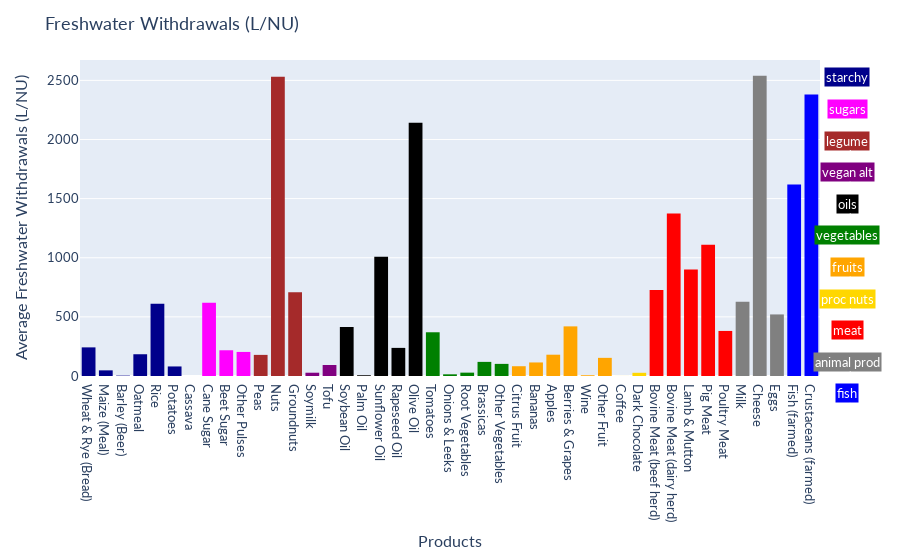

The cell this chart's notebook holds for it:
### Markdown cell above
Lorem ipsum dolor sit amet, consectetuer adipiscing elit. Aenean commodo ligula eget dolor. Aenean massa. Cum sociis natoque penatibus et magnis dis parturient montes, nascetur ridiculus mus. Donec quam felis, ultricies nec, pellentesque eu, pretium quis, sem. Nulla consequat massa quis enim. Donec pede justo, fringilla vel, aliquet nec, vulputate eget, arcu.

### Code cell
df_land = pd.read_excel('dataset1.xls', sheet_name=1, skiprows=2,nrows=43)
colormap = {
    'Wheat & Rye (Bread)':'darkblue',
    'Maize (Meal)':'darkblue',
    'Barley (Beer)':'darkblue',
    'Oatmeal':'darkblue',
    'Rice':'darkblue',
    'Potatoes':'darkblue',
    'Cassava':'darkblue',
    'Cane Sugar':'magenta',
    'Beet Sugar':'magenta',
    'Other Pulses':'magenta',
    'Peas':'brown',
    'Nuts':'brown',
    'Groundnuts':'brown',
    'Soymilk':'purple',
    'Tofu':'purple',
    'Soybean Oil':'black',
    'Palm Oil':'black',
    'Sunflower Oil':'black',
    'Rapeseed Oil':'black',
    'Olive Oil':'black',
    'Tomatoes':'green',
    'Onions & Leeks':'green',
    'Root Vegetables':'green',
    'Brassicas':'green',
    'Other Vegetables':'green',
    'Citrus Fruit':'orange',
    'Bananas':'orange',
    'Apples':'orange',
    'Berries & Grapes':'orange',
    'Wine':'orange',
    'Other Fruit':'orange',
    'Coffee':'gold',
    'Dark Chocolate':'gold',
    'Bovine Meat (beef herd)':'red',
    'Bovine Meat (dairy herd)':'red',
    'Lamb & Mutton':'red',
    'Pig Meat':'red',
    'Poultry Meat':'red',
    'Milk':'grey',
    'Cheese':'grey',
    'Eggs':'grey',
    'Fish (farmed)':'blue',
    'Crustaceans (farmed)':'blue'
}
fig = px.histogram(df_land, x='Product', y='Mean.5', color='Product', color_discrete_map=colormap)
fig.update_layout(
    font=dict(
        family='Lato, "Helvetica Neue", Helvetica, Arial, "Liberation Sans", sans-serif',
        size=13,
    ),
    yaxis=dict(title='Average Freshwater Withdrawals (L/NU)'),
    xaxis=dict(title='Products'),
    title='Freshwater Withdrawals (L/NU)',
    showlegend=False,
)
values = ['starchy', 'sugars', 'legume', 'vegan alt', 'oils', 'vegetables', 'fruits','proc nuts', 'meat', 'animal prod', 'fish']
colors = ['darkblue', 'magenta', 'brown', 'purple', 'black', 'green', 'orange','gold', 'red', 'grey', 'blue']


for i in range(len(values)):
    fig.add_annotation(
        x=1.05, y=0.85 - i*0.10,
        xref='paper', yref='paper',
        text=values[i],
        showarrow=True,
        arrowcolor='white',
        font=dict(color='white'),
        borderwidth=1,
        bgcolor= colors[i]
    )
fig.show()

### Figure 1 — Plotly figure (JSON) as saved in the notebook; plotly's stock layout.template omitted (floating-point values rounded to 4 significant figures)
{"data": [{"alignmentgroup": "True", "bingroup": "x", "histfunc": "sum", "hovertemplate": "Product=%{x}<br>sum of Mean.5=%{y}<extra></extra>", "legendgroup": "Wheat & Rye (Bread)", "marker": {"color": "darkblue", "pattern": {"shape": ""}}, "name": "Wheat & Rye (Bread)", "offsetgroup": "Wheat & Rye (Bread)", "orientation": "v", "showlegend": true, "type": "histogram", "x": ["Wheat & Rye (Bread)"], "xaxis": "x", "y": [242.0], "yaxis": "y"}, {"alignmentgroup": "True", "bingroup": "x", "histfunc": "sum", "hovertemplate": "Product=%{x}<br>sum of Mean.5=%{y}<extra></extra>", "legendgroup": "Maize (Meal)", "marker": {"color": "darkblue", "pattern": {"shape": ""}}, "name": "Maize (Meal)", "offsetgroup": "Maize (Meal)", "orientation": "v", "showlegend": true, "type": "histogram", "x": ["Maize (Meal)"], "xaxis": "x", "y": [47.69], "yaxis": "y"}, {"alignmentgroup": "True", "bingroup": "x", "histfunc": "sum", "hovertemplate": "Product=%{x}<br>sum of Mean.5=%{y}<extra></extra>", "legendgroup": "Barley (Beer)", "marker": {"color": "darkblue", "pattern": {"shape": ""}}, "name": "Barley (Beer)", "offsetgroup": "Barley (Beer)", "orientation": "v", "showlegend": true, "type": "histogram", "x": ["Barley (Beer)"], "xaxis": "x", "y": [3.42], "yaxis": "y"}, {"alignmentgroup": "True", "bingroup": "x", "histfunc": "sum", "hovertemplate": "Product=%{x}<br>sum of Mean.5=%{y}<extra></extra>", "legendgroup": "Oatmeal", "marker": {"color": "darkblue", "pattern": {"shape": ""}}, "name": "Oatmeal", "offsetgroup": "Oatmeal", "orientation": "v", "showlegend": true, "type": "histogram", "x": ["Oatmeal"], "xaxis": "x", "y": [183.9], "yaxis": "y"}, {"alignmentgroup": "True", "bingroup": "x", "histfunc": "sum", "hovertemplate": "Product=%{x}<br>sum of Mean.5=%{y}<extra></extra>", "legendgroup": "Rice", "marker": {"color": "darkblue", "pattern": {"shape": ""}}, "name": "Rice", "offsetgroup": "Rice", "orientation": "v", "showlegend": true, "type": "histogram", "x": ["Rice"], "xaxis": "x", "y": [610.0], "yaxis": "y"}, {"alignmentgroup": "True", "bingroup": "x", "histfunc": "sum", "hovertemplate": "Product=%{x}<br>sum of Mean.5=%{y}<extra></extra>", "legendgroup": "Potatoes", "marker": {"color": "darkblue", "pattern": {"shape": ""}}, "name": "Potatoes", "offsetgroup": "Potatoes", "orientation": "v", "showlegend": true, "type": "histogram", "x": ["Potatoes"], "xaxis": "x", "y": [80.74], "yaxis": "y"}, {"alignmentgroup": "True", "bingroup": "x", "histfunc": "sum", "hovertemplate": "Product=%{x}<br>sum of Mean.5=%{y}<extra></extra>", "legendgroup": "Cassava", "marker": {"color": "darkblue", "pattern": {"shape": ""}}, "name": "Cassava", "offsetgroup": "Cassava", "orientation": "v", "showlegend": true, "type": "histogram", "x": ["Cassava"], "xaxis": "x", "y": [0], "yaxis": "y"}, {"alignmentgroup": "True", "bingroup": "x", "histfunc": "sum", "hovertemplate": "Product=%{x}<br>sum of Mean.5=%{y}<extra></extra>", "legendgroup": "Cane Sugar", "marker": {"color": "magenta", "pattern": {"shape": ""}}, "name": "Cane Sugar", "offsetgroup": "Cane Sugar", "orientation": "v", "showlegend": true, "type": "histogram", "x": ["Cane Sugar"], "xaxis": "x", "y": [620.1], "yaxis": "y"}, {"alignmentgroup": "True", "bingroup": "x", "histfunc": "sum", "hovertemplate": "Product=%{x}<br>sum of Mean.5=%{y}<extra></extra>", "legendgroup": "Beet Sugar", "marker": {"color": "magenta", "pattern": {"shape": ""}}, "name": "Beet Sugar", "offsetgroup": "Beet Sugar", "orientation": "v", "showlegend": true, "type": "histogram", "x": ["Beet Sugar"], "xaxis": "x", "y": [217.7], "yaxis": "y"}, {"alignmentgroup": "True", "bingroup": "x", "histfunc": "sum", "hovertemplate": "Product=%{x}<br>sum of Mean.5=%{y}<extra></extra>", "legendgroup": "Other Pulses", "marker": {"color": "magenta", "pattern": {"shape": ""}}, "name": "Other Pulses", "offsetgroup": "Other Pulses", "orientation": "v", "showlegend": true, "type": "histogram", "x": ["Other Pulses"], "xaxis": "x", "y": [203.5], "yaxis": "y"}, {"alignmentgroup": "True", "bingroup": "x", "histfunc": "sum", "hovertemplate": "Product=%{x}<br>sum of Mean.5=%{y}<extra></extra>", "legendgroup": "Peas", "marker": {"color": "brown", "pattern": {"shape": ""}}, "name": "Peas", "offsetgroup": "Peas", "orientation": "v", "showlegend": true, "type": "histogram", "x": ["Peas"], "xaxis": "x", "y": [178.5], "yaxis": "y"}, {"alignmentgroup": "True", "bingroup": "x", "histfunc": "sum", "hovertemplate": "Product=%{x}<br>sum of Mean.5=%{y}<extra></extra>", "legendgroup": "Nuts", "marker": {"color": "brown", "pattern": {"shape": ""}}, "name": "Nuts", "offsetgroup": "Nuts", "orientation": "v", "showlegend": true, "type": "histogram", "x": ["Nuts"], "xaxis": "x", "y": [2531.0], "yaxis": "y"}, {"alignmentgroup": "True", "bingroup": "x", "histfunc": "sum", "hovertemplate": "Product=%{x}<br>sum of Mean.5=%{y}<extra></extra>", "legendgroup": "Groundnuts", "marker": {"color": "brown", "pattern": {"shape": ""}}, "name": "Groundnuts", "offsetgroup": "Groundnuts", "orientation": "v", "showlegend": true, "type": "histogram", "x": ["Groundnuts"], "xaxis": "x", "y": [707.5], "yaxis": "y"}, {"alignmentgroup": "True", "bingroup": "x", "histfunc": "sum", "hovertemplate": "Product=%{x}<br>sum of Mean.5=%{y}<extra></extra>", "legendgroup": "Soymilk", "marker": {"color": "purple", "pattern": {"shape": ""}}, "name": "Soymilk", "offsetgroup": "Soymilk", "orientation": "v", "showlegend": true, "type": "histogram", "x": ["Soymilk"], "xaxis": "x", "y": [27.8], "yaxis": "y"}, {"alignmentgroup": "True", "bingroup": "x", "histfunc": "sum", "hovertemplate": "Product=%{x}<br>sum of Mean.5=%{y}<extra></extra>", "legendgroup": "Tofu", "marker": {"color": "purple", "pattern": {"shape": ""}}, "name": "Tofu", "offsetgroup": "Tofu", "orientation": "v", "showlegend": true, "type": "histogram", "x": ["Tofu"], "xaxis": "x", "y": [92.87], "yaxis": "y"}, {"alignmentgroup": "True", "bingroup": "x", "histfunc": "sum", "hovertemplate": "Product=%{x}<br>sum of Mean.5=%{y}<extra></extra>", "legendgroup": "Soybean Oil", "marker": {"color": "black", "pattern": {"shape": ""}}, "name": "Soybean Oil", "offsetgroup": "Soybean Oil", "orientation": "v", "showlegend": true, "type": "histogram", "x": ["Soybean Oil"], "xaxis": "x", "y": [414.6], "yaxis": "y"}, {"alignmentgroup": "True", "bingroup": "x", "histfunc": "sum", "hovertemplate": "Product=%{x}<br>sum of Mean.5=%{y}<extra></extra>", "legendgroup": "Palm Oil", "marker": {"color": "black", "pattern": {"shape": ""}}, "name": "Palm Oil", "offsetgroup": "Palm Oil", "orientation": "v", "showlegend": true, "type": "histogram", "x": ["Palm Oil"], "xaxis": "x", "y": [6.4], "yaxis": "y"}, {"alignmentgroup": "True", "bingroup": "x", "histfunc": "sum", "hovertemplate": "Product=%{x}<br>sum of Mean.5=%{y}<extra></extra>", "legendgroup": "Sunflower Oil", "marker": {"color": "black", "pattern": {"shape": ""}}, "name": "Sunflower Oil", "offsetgroup": "Sunflower Oil", "orientation": "v", "showlegend": true, "type": "histogram", "x": ["Sunflower Oil"], "xaxis": "x", "y": [1008.0], "yaxis": "y"}, {"alignmentgroup": "True", "bingroup": "x", "histfunc": "sum", "hovertemplate": "Product=%{x}<br>sum of Mean.5=%{y}<extra></extra>", "legendgroup": "Rapeseed Oil", "marker": {"color": "black", "pattern": {"shape": ""}}, "name": "Rapeseed Oil", "offsetgroup": "Rapeseed Oil", "orientation": "v", "showlegend": true, "type": "histogram", "x": ["Rapeseed Oil"], "xaxis": "x", "y": [237.7], "yaxis": "y"}, {"alignmentgroup": "True", "bingroup": "x", "histfunc": "sum", "hovertemplate": "Product=%{x}<br>sum of Mean.5=%{y}<extra></extra>", "legendgroup": "Olive Oil", "marker": {"color": "black", "pattern": {"shape": ""}}, "name": "Olive Oil", "offsetgroup": "Olive Oil", "orientation": "v", "showlegend": true, "type": "histogram", "x": ["Olive Oil"], "xaxis": "x", "y": [2142.0], "yaxis": "y"}, {"alignmentgroup": "True", "bingroup": "x", "histfunc": "sum", "hovertemplate": "Product=%{x}<br>sum of Mean.5=%{y}<extra></extra>", "legendgroup": "Tomatoes", "marker": {"color": "green", "pattern": {"shape": ""}}, "name": "Tomatoes", "offsetgroup": "Tomatoes", "orientation": "v", "showlegend": true, "type": "histogram", "x": ["Tomatoes"], "xaxis": "x", "y": [369.8], "yaxis": "y"}, {"alignmentgroup": "True", "bingroup": "x", "histfunc": "sum", "hovertemplate": "Product=%{x}<br>sum of Mean.5=%{y}<extra></extra>", "legendgroup": "Onions & Leeks", "marker": {"color": "green", "pattern": {"shape": ""}}, "name": "Onions & Leeks", "offsetgroup": "Onions & Leeks", "orientation": "v", "showlegend": true, "type": "histogram", "x": ["Onions & Leeks"], "xaxis": "x", "y": [14.3], "yaxis": "y"}, {"alignmentgroup": "True", "bingroup": "x", "histfunc": "sum", "hovertemplate": "Product=%{x}<br>sum of Mean.5=%{y}<extra></extra>", "legendgroup": "Root Vegetables", "marker": {"color": "green", "pattern": {"shape": ""}}, "name": "Root Vegetables", "offsetgroup": "Root Vegetables", "orientation": "v", "showlegend": true, "type": "histogram", "x": ["Root Vegetables"], "xaxis": "x", "y": [28.4], "yaxis": "y"}, {"alignmentgroup": "True", "bingroup": "x", "histfunc": "sum", "hovertemplate": "Product=%{x}<br>sum of Mean.5=%{y}<extra></extra>", "legendgroup": "Brassicas", "marker": {"color": "green", "pattern": {"shape": ""}}, "name": "Brassicas", "offsetgroup": "Brassicas", "orientation": "v", "showlegend": true, "type": "histogram", "x": ["Brassicas"], "xaxis": "x", "y": [119.4], "yaxis": "y"}, {"alignmentgroup": "True", "bingroup": "x", "histfunc": "sum", "hovertemplate": "Product=%{x}<br>sum of Mean.5=%{y}<extra></extra>", "legendgroup": "Other Vegetables", "marker": {"color": "green", "pattern": {"shape": ""}}, "name": "Other Vegetables", "offsetgroup": "Other Vegetables", "orientation": "v", "showlegend": true, "type": "histogram", "x": ["Other Vegetables"], "xaxis": "x", "y": [102.5], "yaxis": "y"}, {"alignmentgroup": "True", "bingroup": "x", "histfunc": "sum", "hovertemplate": "Product=%{x}<br>sum of Mean.5=%{y}<extra></extra>", "legendgroup": "Citrus Fruit", "marker": {"color": "orange", "pattern": {"shape": ""}}, "name": "Citrus Fruit", "offsetgroup": "Citrus Fruit", "orientation": "v", "showlegend": true, "type": "histogram", "x": ["Citrus Fruit"], "xaxis": "x", "y": [82.7], "yaxis": "y"}, {"alignmentgroup": "True", "bingroup": "x", "histfunc": "sum", "hovertemplate": "Product=%{x}<br>sum of Mean.5=%{y}<extra></extra>", "legendgroup": "Bananas", "marker": {"color": "orange", "pattern": {"shape": ""}}, "name": "Bananas", "offsetgroup": "Bananas", "orientation": "v", "showlegend": true, "type": "histogram", "x": ["Bananas"], "xaxis": "x", "y": [114.5], "yaxis": "y"}, {"alignmentgroup": "True", "bingroup": "x", "histfunc": "sum", "hovertemplate": "Product=%{x}<br>sum of Mean.5=%{y}<extra></extra>", "legendgroup": "Apples", "marker": {"color": "orange", "pattern": {"shape": ""}}, "name": "Apples", "offsetgroup": "Apples", "orientation": "v", "showlegend": true, "type": "histogram", "x": ["Apples"], "xaxis": "x", "y": [180.1], "yaxis": "y"}, {"alignmentgroup": "True", "bingroup": "x", "histfunc": "sum", "hovertemplate": "Product=%{x}<br>sum of Mean.5=%{y}<extra></extra>", "legendgroup": "Berries & Grapes", "marker": {"color": "orange", "pattern": {"shape": ""}}, "name": "Berries & Grapes", "offsetgroup": "Berries & Grapes", "orientation": "v", "showlegend": true, "type": "histogram", "x": ["Berries & Grapes"], "xaxis": "x", "y": [419.6], "yaxis": "y"}, {"alignmentgroup": "True", "bingroup": "x", "histfunc": "sum", "hovertemplate": "Product=%{x}<br>sum of Mean.5=%{y}<extra></extra>", "legendgroup": "Wine", "marker": {"color": "orange", "pattern": {"shape": ""}}, "name": "Wine", "offsetgroup": "Wine", "orientation": "v", "showlegend": true, "type": "histogram", "x": ["Wine"], "xaxis": "x", "y": [6.312], "yaxis": "y"}, {"alignmentgroup": "True", "bingroup": "x", "histfunc": "sum", "hovertemplate": "Product=%{x}<br>sum of Mean.5=%{y}<extra></extra>", "legendgroup": "Other Fruit", "marker": {"color": "orange", "pattern": {"shape": ""}}, "name": "Other Fruit", "offsetgroup": "Other Fruit", "orientation": "v", "showlegend": true, "type": "histogram", "x": ["Other Fruit"], "xaxis": "x", "y": [153.5], "yaxis": "y"}, {"alignmentgroup": "True", "bingroup": "x", "histfunc": "sum", "hovertemplate": "Product=%{x}<br>sum of Mean.5=%{y}<extra></extra>", "legendgroup": "Coffee", "marker": {"color": "gold", "pattern": {"shape": ""}}, "name": "Coffee", "offsetgroup": "Coffee", "orientation": "v", "showlegend": true, "type": "histogram", "x": ["Coffee"], "xaxis": "x", "y": [0.3885], "yaxis": "y"}, {"alignmentgroup": "True", "bingroup": "x", "histfunc": "sum", "hovertemplate": "Product=%{x}<br>sum of Mean.5=%{y}<extra></extra>", "legendgroup": "Dark Chocolate", "marker": {"color": "gold", "pattern": {"shape": ""}}, "name": "Dark Chocolate", "offsetgroup": "Dark Chocolate", "orientation": "v", "showlegend": true, "type": "histogram", "x": ["Dark Chocolate"], "xaxis": "x", "y": [27.03], "yaxis": "y"}, {"alignmentgroup": "True", "bingroup": "x", "histfunc": "sum", "hovertemplate": "Product=%{x}<br>sum of Mean.5=%{y}<extra></extra>", "legendgroup": "Bovine Meat (beef herd)", "marker": {"color": "red", "pattern": {"shape": ""}}, "name": "Bovine Meat (beef herd)", "offsetgroup": "Bovine Meat (beef herd)", "orientation": "v", "showlegend": true, "type": "histogram", "x": ["Bovine Meat (beef herd)"], "xaxis": "x", "y": [727.8], "yaxis": "y"}, {"alignmentgroup": "True", "bingroup": "x", "histfunc": "sum", "hovertemplate": "Product=%{x}<br>sum of Mean.5=%{y}<extra></extra>", "legendgroup": "Bovine Meat (dairy herd)", "marker": {"color": "red", "pattern": {"shape": ""}}, "name": "Bovine Meat (dairy herd)", "offsetgroup": "Bovine Meat (dairy herd)", "orientation": "v", "showlegend": true, "type": "histogram", "x": ["Bovine Meat (dairy herd)"], "xaxis": "x", "y": [1375.0], "yaxis": "y"}, {"alignmentgroup": "True", "bingroup": "x", "histfunc": "sum", "hovertemplate": "Product=%{x}<br>sum of Mean.5=%{y}<extra></extra>", "legendgroup": "Lamb & Mutton", "marker": {"color": "red", "pattern": {"shape": ""}}, "name": "Lamb & Mutton", "offsetgroup": "Lamb & Mutton", "orientation": "v", "showlegend": true, "type": "histogram", "x": ["Lamb & Mutton"], "xaxis": "x", "y": [900.9], "yaxis": "y"}, {"alignmentgroup": "True", "bingroup": "x", "histfunc": "sum", "hovertemplate": "Product=%{x}<br>sum of Mean.5=%{y}<extra></extra>", "legendgroup": "Pig Meat", "marker": {"color": "red", "pattern": {"shape": ""}}, "name": "Pig Meat", "offsetgroup": "Pig Meat", "orientation": "v", "showlegend": true, "type": "histogram", "x": ["Pig Meat"], "xaxis": "x", "y": [1110.0], "yaxis": "y"}, {"alignmentgroup": "True", "bingroup": "x", "histfunc": "sum", "hovertemplate": "Product=%{x}<br>sum of Mean.5=%{y}<extra></extra>", "legendgroup": "Poultry Meat", "marker": {"color": "red", "pattern": {"shape": ""}}, "name": "Poultry Meat", "offsetgroup": "Poultry Meat", "orientation": "v", "showlegend": true, "type": "histogram", "x": ["Poultry Meat"], "xaxis": "x", "y": [381.1], "yaxis": "y"}, {"alignmentgroup": "True", "bingroup": "x", "histfunc": "sum", "hovertemplate": "Product=%{x}<br>sum of Mean.5=%{y}<extra></extra>", "legendgroup": "Milk", "marker": {"color": "grey", "pattern": {"shape": ""}}, "name": "Milk", "offsetgroup": "Milk", "orientation": "v", "showlegend": true, "type": "histogram", "x": ["Milk"], "xaxis": "x", "y": [628.2], "yaxis": "y"}, {"alignmentgroup": "True", "bingroup": "x", "histfunc": "sum", "hovertemplate": "Product=%{x}<br>sum of Mean.5=%{y}<extra></extra>", "legendgroup": "Cheese", "marker": {"color": "grey", "pattern": {"shape": ""}}, "name": "Cheese", "offsetgroup": "Cheese", "orientation": "v", "showlegend": true, "type": "histogram", "x": ["Cheese"], "xaxis": "x", "y": [2539.0], "yaxis": "y"}, {"alignmentgroup": "True", "bingroup": "x", "histfunc": "sum", "hovertemplate": "Product=%{x}<br>sum of Mean.5=%{y}<extra></extra>", "legendgroup": "Eggs", "marker": {"color": "grey", "pattern": {"shape": ""}}, "name": "Eggs", "offsetgroup": "Eggs", "orientation": "v", "showlegend": true, "type": "histogram", "x": ["Eggs"], "xaxis": "x", "y": [520.6], "yaxis": "y"}, {"alignmentgroup": "True", "bingroup": "x", "histfunc": "sum", "hovertemplate": "Product=%{x}<br>sum of Mean.5=%{y}<extra></extra>", "legendgroup": "Fish (farmed)", "marker": {"color": "blue", "pattern": {"shape": ""}}, "name": "Fish (farmed)", "offsetgroup": "Fish (farmed)", "orientation": "v", "showlegend": true, "type": "histogram", "x": ["Fish (farmed)"], "xaxis": "x", "y": [1619.0], "yaxis": "y"}, {"alignmentgroup": "True", "bingroup": "x", "histfunc": "sum", "hovertemplate": "Product=%{x}<br>sum of Mean.5=%{y}<extra></extra>", "legendgroup": "Crustaceans (farmed)", "marker": {"color": "blue", "pattern": {"shape": ""}}, "name": "Crustaceans (farmed)", "offsetgroup": "Crustaceans (farmed)", "orientation": "v", "showlegend": true, "type": "histogram", "x": ["Crustaceans (farmed)"], "xaxis": "x", "y": [2380.0], "yaxis": "y"}], "layout": {"annotations": [{"arrowcolor": "white", "bgcolor": "darkblue", "borderwidth": 1, "font": {"color": "white"}, "showarrow": true, "text": "starchy", "x": 1.05, "xref": "paper", "y": 0.85, "yref": "paper"}, {"arrowcolor": "white", "bgcolor": "magenta", "borderwidth": 1, "font": {"color": "white"}, "showarrow": true, "text": "sugars", "x": 1.05, "xref": "paper", "y": 0.75, "yref": "paper"}, {"arrowcolor": "white", "bgcolor": "brown", "borderwidth": 1, "font": {"color": "white"}, "showarrow": true, "text": "legume", "x": 1.05, "xref": "paper", "y": 0.65, "yref": "paper"}, {"arrowcolor": "white", "bgcolor": "purple", "borderwidth": 1, "font": {"color": "white"}, "showarrow": true, "text": "vegan alt", "x": 1.05, "xref": "paper", "y": 0.55, "yref": "paper"}, {"arrowcolor": "white", "bgcolor": "black", "borderwidth": 1, "font": {"color": "white"}, "showarrow": true, "text": "oils", "x": 1.05, "xref": "paper", "y": 0.45, "yref": "paper"}, {"arrowcolor": "white", "bgcolor": "green", "borderwidth": 1, "font": {"color": "white"}, "showarrow": true, "text": "vegetables", "x": 1.05, "xref": "paper", "y": 0.35, "yref": "paper"}, {"arrowcolor": "white", "bgcolor": "orange", "borderwidth": 1, "font": {"color": "white"}, "showarrow": true, "text": "fruits", "x": 1.05, "xref": "paper", "y": 0.25, "yref": "paper"}, {"arrowcolor": "white", "bgcolor": "gold", "borderwidth": 1, "font": {"color": "white"}, "showarrow": true, "text": "proc nuts", "x": 1.05, "xref": "paper", "y": 0.15, "yref": "paper"}, {"arrowcolor": "white", "bgcolor": "red", "borderwidth": 1, "font": {"color": "white"}, "showarrow": true, "text": "meat", "x": 1.05, "xref": "paper", "y": 0.05, "yref": "paper"}, {"arrowcolor": "white", "bgcolor": "grey", "borderwidth": 1, "font": {"color": "white"}, "showarrow": true, "text": "animal prod", "x": 1.05, "xref": "paper", "y": -0.05, "yref": "paper"}, {"arrowcolor": "white", "bgcolor": "blue", "borderwidth": 1, "font": {"color": "white"}, "showarrow": true, "text": "fish", "x": 1.05, "xref": "paper", "y": -0.15, "yref": "paper"}], "barmode": "relative", "font": {"family": "Lato, \"Helvetica Neue\", Helvetica, Arial, \"Liberation Sans\", sans-serif", "size": 13}, "legend": {"title": {"text": "Product"}, "tracegroupgap": 0}, "margin": {"t": 60}, "showlegend": false, "title": {"text": "Freshwater Withdrawals (L/NU)"}, "xaxis": {"anchor": "y", "categoryarray": ["Wheat & Rye (Bread)", "Maize (Meal)", "Barley (Beer)", "Oatmeal", "Rice", "Potatoes", "Cassava", "Cane Sugar", "Beet Sugar", "Other Pulses", "Peas", "Nuts", "Groundnuts", "Soymilk", "Tofu", "Soybean Oil", "Palm Oil", "Sunflower Oil", "Rapeseed Oil", "Olive Oil", "Tomatoes", "Onions & Leeks", "Root Vegetables", "Brassicas", "Other Vegetables", "Citrus Fruit", "Bananas", "Apples", "Berries & Grapes", "Wine", "Other Fruit", "Coffee", "Dark Chocolate", "Bovine Meat (beef herd)", "Bovine Meat (dairy herd)", "Lamb & Mutton", "Pig Meat", "Poultry Meat", "Milk", "Cheese", "Eggs", "Fish (farmed)", "Crustaceans (farmed)"], "categoryorder": "array", "domain": [0, 1], "title": {"text": "Products"}}, "yaxis": {"anchor": "x", "domain": [0, 1], "title": {"text": "Average Freshwater Withdrawals (L/NU)"}}}}
